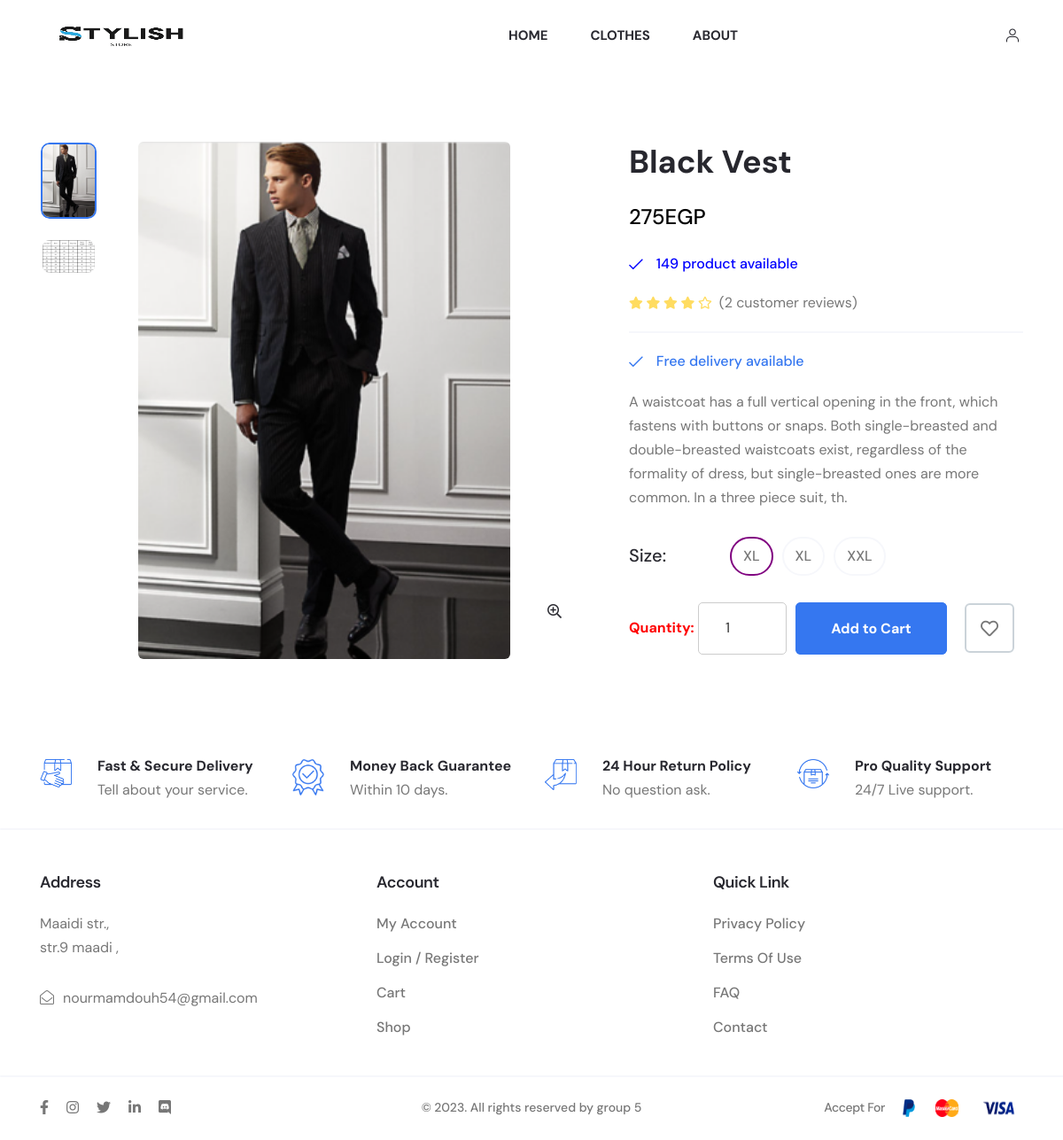
The app's page /web_user/fashionApp.php?act=detail_product&id=91 with its own data.
### tables this page shows
CREATE TABLE `tbl_product` (
  `id_product` int(6) NOT NULL,
  `product_name` varchar(255) NOT NULL,
  `quantity` int(11) NOT NULL DEFAULT 0,
  `product_img` varchar(50) NOT NULL,
  `product_prices` int(10) NOT NULL DEFAULT 0,
  `catalog_id` int(4) NOT NULL,
  `employee_entry` int(11) NOT NULL,
  `entry_date` date NOT NULL DEFAULT current_timestamp(),
  `sup_id` int(11) NOT NULL,
  `view` tinyint(4) NOT NULL DEFAULT 0,
  `special` tinyint(4) NOT NULL DEFAULT 0,
  `old_prices` int(11) NOT NULL DEFAULT 0,
  `description` varchar(255) NOT NULL,
  `size` varchar(5) NOT NULL DEFAULT 'L'
);

### model_user/productdb_user.php (called while the page is built, shortened)
<?php
function get_detail_product($id){
    $conn=connectdb();
    $stmt = $conn->prepare("SELECT * FROM tbl_product Where id_product =".$id);
    $stmt->execute();
    $kq=$stmt->fetchAll();
    return $kq;
}
?>

### web_user/detail_product.php (the view, shortened to what this page needs)
  <?php
    $i = 0;
    echo '
        <div class="axil-single-product-area axil-section-gap pb--0 bg-color-white">
            <div class="single-product-thumb mb--40">
                <div class="container">
                    <div class="row">
                        <div class="col-lg-7 mb--40">
                            <div class="row">
                                <div class="col-lg-10 order-lg-2">
                                    <div class="single-product-thumbnail-wrap zoom-gallery">
                                        <div class="single-product-thumbnail product-large-thumbnail-3 axil-product">
                                            <div class="thumbnail">
                                                <a href="../uploads/'.$detail_product[0]["product_img"].'" class="popup-zoom">
                                                    <img class="custom_img_detail" src="../uploads/'.$detail_product[0]["product_img"].'" alt="Product Images">
                                                </a>
                                            </div>
                                        </div>
                                        <div class="product-quick-view position-view">
                                            <a href="../uploads/'.$detail_product[0]["product_img"].'" class="popup-zoom">
                                                <i class="far fa-search-plus"></i>
                                            </a>
                                        </div>
                                    </div>
                                </div>
                                <div class="col-lg-2 order-lg-1">
                                    <div class="product-small-thumb-3 small-thumb-wrapper">
                                        <div class="small-thumb-img">
                                            <img src="../uploads/'.$detail_product[0]["product_img"].'" alt="thumb image">
                                        </div>
                                        <div class="small-thumb-img">
                                            <img src="../uploads/size.png" alt="thumb image">
                                        </div>
                                    </div>
                                </div>
                            </div>
                        </div>
                        <div class="col-lg-5 mb--40">
                            <div class="single-product-content">
                                <div class="inner">
                                    <h2 class="product-title">'.$detail_product[0]["product_name"].'</h2>
                                    <span class="price-amount">'.number_format($detail_product[0]["product_prices"]).'EGP</span>';
                                    if ($detail_product[0]["quantity"] == 0) {
                                        echo '
                                            <ul class="product-meta">
                                                <li style="color: red;"><i class="fal fa-times"></i>Run out of stock</li>
                                                <li style="color: red;"><i class="fal fa-times"></i>'.$detail_product[0]["quantity"].' product available</li>
                                            </ul>
                                        ';
                                    } else {
                                        echo '
                                            <ul class="product-meta">
                                                <li style="color: Blue;"><i class="fal fa-check"></i>'.$detail_product[0]["quantity"].' product available</li>
                                            </ul>
                                        ';
                                    }
                                    echo '
                                    <div class="product-rating">
                                        <div class="star-rating">
                                            <i class="fas fa-star"></i>
                                            <i class="fas fa-star"></i>
                                            <i class="fas fa-star"></i>
                                            <i class="fas fa-star"></i>
                                            <i class="far fa-star"></i>
                                        </div>
                                        <div class="review-link">
                                            <a href="#">(<span>2</span> customer reviews)</a>
                                        </div>
                                    </div>
                                    <ul class="product-meta">
                                        <li><i class="fal fa-check"></i>Free delivery available</li>
                                    </ul>
                                    <p class="description">'.$detail_product[0]["description"].'.</p>
                                    <div class="product-variations-wrapper">
                                        <div class="product-variation product-size-variation">
                                            <h6 class="title">Size:</h6>
                                            <ul class="range-variant">
                                                <li onclick="highlightSize(this)" class="active">'.$detail_product[0]["size"].'</li>
                                                <li onclick="highlightSize(this)">XL</li>
                                                <li onclick="highlightSize(this)">XXL</li>
                                            </ul>
                                        </div>
                                    </div>';
                                    echo '
                                    <div class="product-action-wrapper d-flex-center">
                                        <form id="slider_product_'.$i.'" action="fashionApp.php?act=add_cart" method="POST">
                                            <input type="hidden" value="'.$detail_product[0]["product_img"].'" name="img">
                                            <input type="hidden" value="'.$detail_product[0]["product_name"].'" name="name">
                                            <input type="hidden" value="'.$detail_product[0]["product_prices"].'" name="price">
                                            <input type="hidden" value="'.$detail_product[0]["id_product"].'" name="id">
                                            <input type="hidden" value="'.$detail_product[0]["size"].'" name="size">
                                            <label style="color: red; font-weight: bold;">Quantity:</label>
                                            <input style="height: 59.2px; border: 1px solid #ccc; border-radius: 5px; font-size: 16px; color: #333;
                                            width: 100px;" type="number" name="quantity" value="1"  min="1" max="'.$detail_product[0]["quantity"].'" placeholder="quantity"  oninput="limitInput(this)">
                                        </form>
                                        <ul class="product-action d-flex-center mb--0">';
                                            if ($detail_product[0]["quantity"] != 0) {
                                                echo '
                                                    <li class="add-to-cart"><a href="fashionApp.php?act=home" onclick="submitForm('.$i.')" class="axil-btn btn-bg-primary">Add to Cart</a></li>
                                                    <li class="wishlist"><a href="#" class="axil-btn wishlist-btn"><i class="far fa-heart"></i></a></li>
                                                ';
                                            } else {
                                                echo '
                                                <li class="add-to-cart" ><a style="background-color: grey; color: white;"href="#" class="axil-btn" >Out of stock</a></li>
                                                <li class="wishlist"><a href="#" class="axil-btn wishlist-btn"><i class="far fa-heart"></i></a></li>
                                                ';
                                            }
                                    echo '
                                        </ul>
                                    </div>
                                </div>
                            </div>
                        </div>
                    </div>
                </div>
            </div>
        </div>
    ';
?>

### web_user/detail_product.php (style rules this page uses)
.active { background-color: green; }

### records on screen
tbl_product: product_img (picture), product_name "Black Vest", product_prices "275", quantity "149", description "A waistcoat has a full vertical opening in the front, which fastens with buttons or snaps. Both single-breasted and double-breasted waistcoats exist, regardless of the formality of dress, but single-breasted ones are more common. In a three piece suit, th", size "XL"
